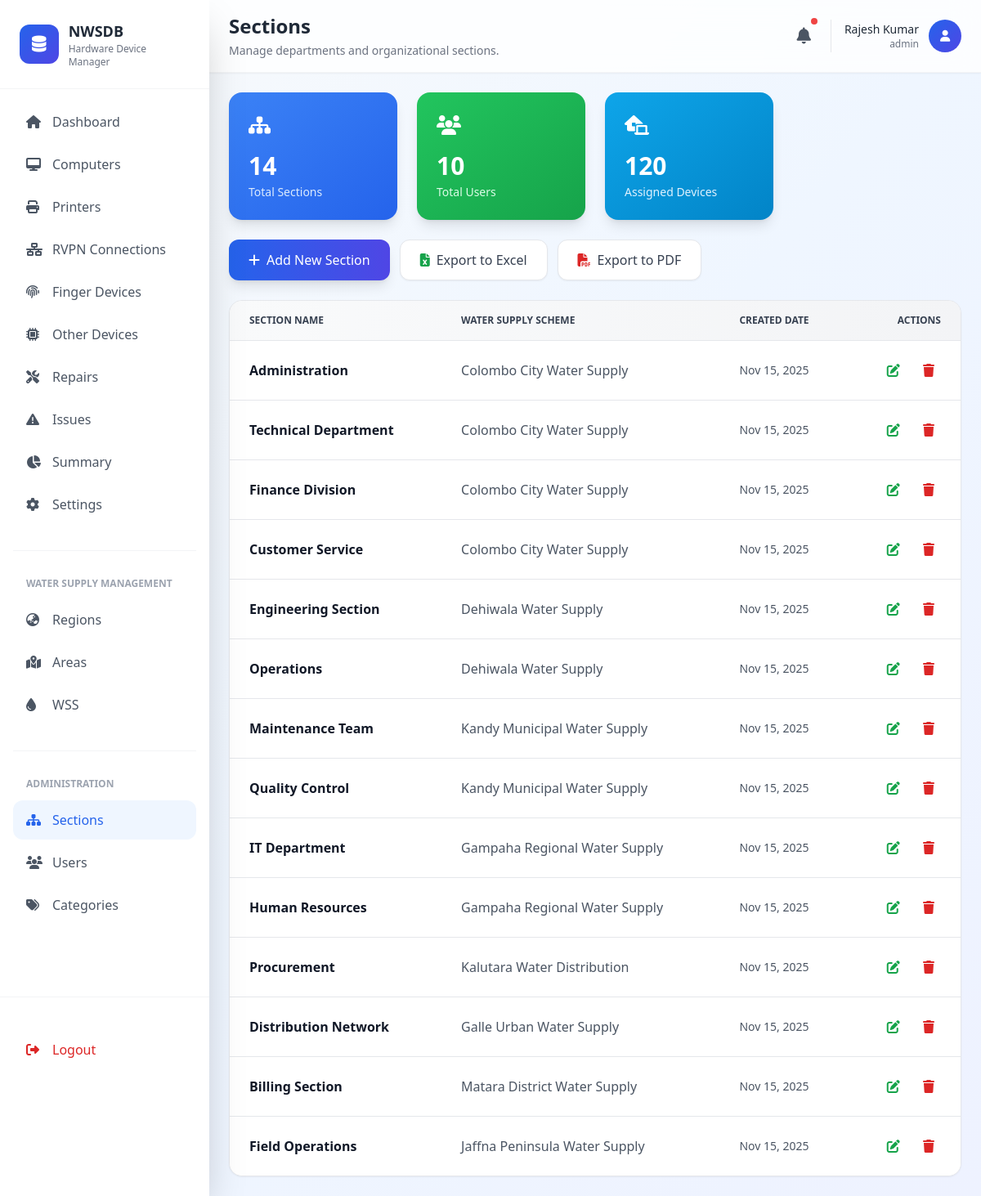
/pages/admin/sections.php (signed in), run on the app's committed database.
### tables this page shows
CREATE TABLE sections (
  section_id INT UNSIGNED NOT NULL AUTO_INCREMENT,
  section_name VARCHAR(150) NOT NULL,
  wss_id INT NOT NULL,
  created_at DATETIME DEFAULT CURRENT_TIMESTAMP,
  updated_at DATETIME DEFAULT CURRENT_TIMESTAMP ON UPDATE CURRENT_TIMESTAMP,
  PRIMARY KEY (section_id),
  UNIQUE (section_name, wss_id),
  CONSTRAINT fk_sections_wss FOREIGN KEY (wss_id)
    REFERENCES water_supply_schemes(wss_id) 
    ON DELETE CASCADE
);

### functions/Database.php (called while the page is built, shortened)
<?php
class Database
{
    private $conn;
    private static $instance = null;
    private function __construct()
    {
        try {
            $this->conn = new PDO(
                "mysql:host=" . DB_HOST . ";dbname=" . DB_NAME,
                DB_USERNAME,
                DB_PASSWORD
            );
            $this->conn->setAttribute(PDO::ATTR_ERRMODE, PDO::ERRMODE_EXCEPTION);
            $this->conn->setAttribute(PDO::ATTR_DEFAULT_FETCH_MODE, PDO::FETCH_ASSOC);
        } catch (PDOException $e) {
            die("Connection failed: " . $e->getMessage());
        }
    }
    public static function getInstance()
    {
        if (self::$instance === null) {
            self::$instance = new self();
        }
        return self::$instance;
    }
    private function executeQuery($query, $params = [])
    {
        try {
            $stmt = $this->conn->prepare($query);
            $stmt->execute($params);
            return $stmt;
        } catch (PDOException $e) {
            error_log("Query execution failed: " . $e->getMessage());
            return false;
        }
    }
    public function select($table, $columns = ["*"], $where = [], $orderBy = "", $limit = null, $offset = null)
    {
        try {
            $query = "SELECT " . implode(", ", $columns) . " FROM {$table}";
            $params = [];
            if ($orderBy) {
                $query .= " ORDER BY {$orderBy}";
            }
            $stmt = $this->executeQuery($query, $params);
            return $stmt ? $stmt->fetchAll() : false;
        } catch (PDOException $e) {
            error_log("Select failed: " . $e->getMessage());
            return false;
        }
    }
}

### functions/DbHelper.php (called while the page is built, shortened)
<?php
require_once __DIR__ . '/Database.php';
class DbHelper
{
    private static $db;
    public static function init()
    {
        if (!self::$db) {
            self::$db = Database::getInstance();
        }
    }
    public static function getAllUsers()
    {
        $users = self::$db->select('users');
        $schemes = self::$db->select('water_supply_schemes', ['wss_id', 'wss_name']);
        $schemeMap = [];
        if ($schemes) {
            foreach ($schemes as $scheme) {
                $schemeMap[$scheme['wss_id']] = $scheme['wss_name'];
            }
        }
        return $users;
    }
    public static function getAllSections()
    {
        $sections = self::$db->select('sections');
        $schemes = self::$db->select('water_supply_schemes', ['wss_id', 'wss_name']);
        $schemeMap = [];
        if ($schemes) {
            foreach ($schemes as $scheme) {
                $schemeMap[$scheme['wss_id']] = $scheme['wss_name'];
            }
        }
        return $sections;
    }
}

### pages/admin/sections.php (the view, shortened to what this page needs)
<?php
require_once __DIR__ . '/../../functions/DbHelper.php';
$sections = DbHelper::getAllSections();
$totalSections = count($sections);
?>
<!DOCTYPE html>
<html lang="en">
<head>
  <script src="https://cdn.tailwindcss.com"></script>
  <link
    rel="stylesheet"
    href="https://cdnjs.cloudflare.com/ajax/libs/font-awesome/6.4.0/css/all.min.css" />
</head>
<body
  class="bg-gradient-to-br from-slate-50 via-blue-50 to-indigo-50 min-h-screen">
  <?php
  include '../../includes/sidemenu.php';
  ?>
  <main class="lg:ml-64 min-h-screen">
    <?php
    include '../../includes/header.php';
    ?>
    <div class="p-6 space-y-6">
      <div class="grid grid-cols-1 md:grid-cols-2 lg:grid-cols-4 gap-6">
        <div
          class="stat-card bg-gradient-to-br from-blue-500 to-blue-600 rounded-2xl p-6 text-white shadow-lg">
          <i class="fas fa-sitemap text-2xl"></i>
          <h3 class="text-3xl font-bold mt-4 mb-1"><?php echo $totalSections; ?></h3>
          <p class="text-blue-100 text-sm">Total Sections</p>
        </div>
        <div
          class="stat-card bg-gradient-to-br from-green-500 to-green-600 rounded-2xl p-6 text-white shadow-lg">
          <i class="fas fa-users text-2xl"></i>
          <h3 class="text-3xl font-bold mt-4 mb-1"><?php echo count(DbHelper::getAllUsers()); ?></h3>
          <p class="text-green-100 text-sm">Total Users</p>
        </div>
        <div
          class="stat-card bg-gradient-to-br from-sky-500 to-sky-600 rounded-2xl p-6 text-white shadow-lg">
          <i class="fas fa-laptop-house text-2xl"></i>
          <h3 class="text-3xl font-bold mt-4 mb-1">120</h3>
          <p class="text-sky-100 text-sm">Assigned Devices</p>
        </div>
      </div>
      <div class="flex flex-wrap gap-3">
        <button
          onclick="openAddModal()"
          class="inline-flex items-center px-6 py-3 bg-gradient-to-r from-blue-600 to-indigo-600 text-white rounded-xl hover:from-blue-700 hover:to-indigo-700 shadow-lg hover:shadow-xl transition-all">
          <i class="fas fa-plus mr-2"></i>
          Add New Section
        </button>
        <button
          class="inline-flex items-center px-6 py-3 bg-white text-gray-700 rounded-xl hover:bg-gray-50 shadow-sm border border-gray-200 transition-all">
          <i class="fas fa-file-excel mr-2 text-green-600"></i>
          Export to Excel
        </button>
        <button
          class="inline-flex items-center px-6 py-3 bg-white text-gray-700 rounded-xl hover:bg-gray-50 shadow-sm border border-gray-200 transition-all">
          <i class="fas fa-file-pdf mr-2 text-red-600"></i>
          Export to PDF
        </button>
      </div>
      <div
        class="bg-white rounded-2xl shadow-sm border border-gray-200 overflow-hidden">
        <div class="overflow-x-auto">
          <table class="min-w-full divide-y divide-gray-200">
            <thead class="bg-gradient-to-r from-gray-50 to-gray-100">
              <tr>
                <th
                  class="px-6 py-4 text-left text-xs font-semibold text-gray-700 uppercase">
                  Section Name
                </th>
                <th
                  class="px-6 py-4 text-left text-xs font-semibold text-gray-700 uppercase">
                  Water Supply Scheme
                </th>
                <th
                  class="px-6 py-4 text-left text-xs font-semibold text-gray-700 uppercase">
                  Created Date
                </th>
                <th
                  class="px-6 py-4 text-right text-xs font-semibold text-gray-700 uppercase">
                  Actions
                </th>
              </tr>
            </thead>
            <tbody class="bg-white divide-y divide-gray-200">
              <?php if (!empty($sections)): ?>
                <?php foreach ($sections as $section): ?>
                  <tr class="table-row">
                    <td class="px-6 py-4 font-semibold text-gray-900">
                      <?php echo htmlspecialchars($section['section_name']); ?>
                    </td>
                    <td class="px-6 py-4 text-gray-600">
                      <?php echo htmlspecialchars($section['wss_name']); ?>
                    </td>
                    <td class="px-6 py-4 text-sm text-gray-600">
                      <?php echo date('M d, Y', strtotime($section['created_at'])); ?>
                    </td>
                    <td class="px-6 py-4 text-right space-x-2">
                      <button onclick='openEditModal(<?php echo json_encode($section); ?>)' class="p-2 text-green-600 hover:bg-green-50 rounded-lg" title="Edit">
                        <i class="fas fa-edit"></i>
                      </button>
                      <button onclick="confirmDelete(<?php echo $section['section_id']; ?>, '<?php echo htmlspecialchars($section['section_name']); ?>')" class="p-2 text-red-600 hover:bg-red-50 rounded-lg" title="Delete">
                        <i class="fas fa-trash"></i>
                      </button>
                    </td>
                  </tr>
                <?php endforeach; ?>
              <?php endif; ?>
            </tbody>
          </table>
        </div>
      </div>
    </div>
  </main>
</body>
</html>

### pages/admin/sections.php (style rules this page uses)
.stat-card { box-shadow: 0 4px 6px -1px rgba(0, 0, 0, 0.1); }
.table-row { transition: all 0.2s ease; }

### data on the page
sections: section_name "Technical Department", wss_name "Colombo City Water Supply", created_at "Nov 15, 2025"
sections: section_name "Finance Division", wss_name "Colombo City Water Supply", created_at "Nov 15, 2025"
sections: section_name "Customer Service", wss_name "Colombo City Water Supply", created_at "Nov 15, 2025"
sections: section_name "Engineering Section", wss_name "Dehiwala Water Supply", created_at "Nov 15, 2025"
sections: section_name "Operations", wss_name "Dehiwala Water Supply", created_at "Nov 15, 2025"
sections: section_name "Maintenance Team", wss_name "Kandy Municipal Water Supply", created_at "Nov 15, 2025"
sections: section_name "Quality Control", wss_name "Kandy Municipal Water Supply", created_at "Nov 15, 2025"
sections: section_name "IT Department", wss_name "Gampaha Regional Water Supply", created_at "Nov 15, 2025"
sections: section_name "Human Resources", wss_name "Gampaha Regional Water Supply", created_at "Nov 15, 2025"
sections: section_name "Procurement", wss_name "Kalutara Water Distribution", created_at "Nov 15, 2025"
sections: section_name "Distribution Network", wss_name "Galle Urban Water Supply", created_at "Nov 15, 2025"
sections: section_name "Billing Section", wss_name "Matara District Water Supply", created_at "Nov 15, 2025"
sections: section_name "Field Operations", wss_name "Jaffna Peninsula Water Supply", created_at "Nov 15, 2025"

### other printed values
$page_title "Sections"
$page_description "Manage departments and organizational sections."
$name "Rajesh Kumar"
$role "admin"
$totalSections "14"
count(DbHelper::getAllUsers()) "10"
$section['section_name'] "Administration"
$section['wss_name'] "Colombo City Water Supply"
date('M d, Y', strtotime($section['created_at'])) "Nov 15, 2025"
